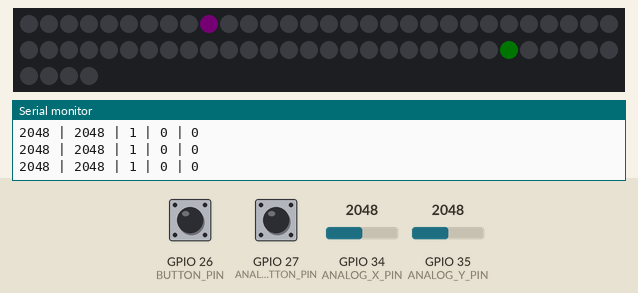
Bench run of a sketch on a simulated ESP32. Shown: 64 RGB LEDs in strip order, left to right, continuing on the next row, the last lines printed to the serial monitor. The inputs (shaded band) are chosen by the test bench; at power-on: GPIO 27 (ANALOG_BUTTON_PIN) HIGH, GPIO 26 (BUTTON_PIN) HIGH, GPIO 34 (ANALOG_X_PIN) = 2048, GPIO 35 (ANALOG_Y_PIN) = 2048. Dim RGB values are drawn brighter than linear.

Above: at 1.2 s.
1.3 s: GPIO 27 (ANALOG_BUTTON_PIN) pulled LOW for 0.15 s
At 2.37 s:
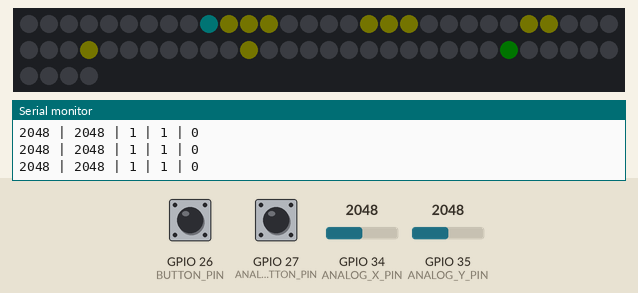
At 5.2 s:
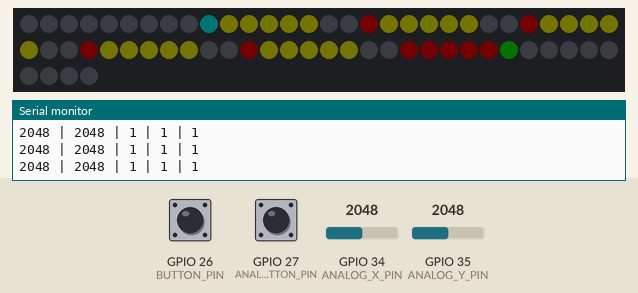
Timing chart, 0 to 6.7 s (numbered marks = the images above; inputs shaded):
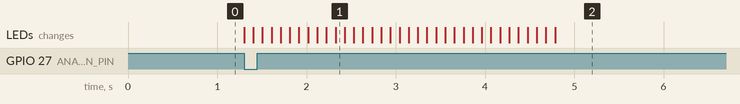

The sketch:

main.ino
```cpp
#include <Adafruit_NeoPixel.h>
#include <vector>
#include <algorithm>

#define MATRIX_PIN 33
#define ANALOG_X_PIN 34
#define ANALOG_Y_PIN 35
#define ANALOG_BUTTON_PIN 27
#define BUTTON_PIN 26

#define ROW 8
#define COL 8
#define STARTX 1
#define STARTY 1
#define GOALX  6
#define GOALY  6

Adafruit_NeoPixel matrix(ROW * COL, MATRIX_PIN, NEO_GRB + NEO_KHZ800);

bool goalReached = false;
bool run = false;
bool canPress = true;
bool canPressButton = true;

void setPixel(uint16_t x, uint16_t y, uint32_t color);

struct Node {
  Node* parent;
  uint16_t x, y, g, h, f;
  bool start, goal, solid, open, checked, path;

  Node()
      : parent(nullptr), x(0), y(0), g(0), h(0), f(0),
        start(false), goal(false), solid(false), open(false), checked(false), path(false) {}

  Node(uint16_t x, uint16_t y)
      : parent(nullptr), x(x), y(y), start(false), goal(false), solid(false), open(false), checked(false), path(false) {
        uint16_t xDistance = abs(x - STARTX);
        uint16_t yDistance = abs(y - STARTY);
        g = xDistance + yDistance;

        xDistance = abs(x - GOALX);
        yDistance = abs(y - GOALY);
        h = xDistance + yDistance;

        f = g + h;
      }
  bool operator==(const Node& other) const {
    return x == other.x && y == other.y;
  }
  void setAsStart(void) {
    start = true;
  }
  void setAsGoal(void) {
    goal = true;
  }
  void setAsSolid(void) {
    solid = true;
  }
  void unset(void) {
    start = false;
    goal = false;
    solid = false;
    open = false;
    checked = false;
    path = false;
  }

  void setAsOpen(void) {
    open = true;
  }
  void setAsChecked(void) {
    checked = true;
  }
  void setAsPath(void) {
    path = true;
  }
};

Node grid[(uint16_t)ROW][(uint16_t)COL];
Node* currentNode = &grid[STARTY][STARTX];
std::vector<Node*> openList;
std::vector<Node*> checkedList;

void setPixel(uint16_t x, uint16_t y, uint32_t color) {
  matrix.setPixelColor((y * (uint16_t)ROW)+x, color);
}

void resetMatrix(void) {
  goalReached = false;
  canPress = true;
  run = false;

  for (uint16_t y = 0; y < ROW; y++) {
    for (uint16_t x = 0; x < COL; x++) {
      grid[y][x] = Node(x, y);
    }
  }
  grid[STARTY][STARTX].setAsStart();
  grid[GOALY][GOALX].setAsGoal();

}

void setCursor(uint16_t x, uint16_t y) {
  setPixel(x, y, matrix.Color(255, 255, 255));
}

void openNode(Node& node) {
  if (!node.open && !node.checked && !node.solid) {
    node.setAsOpen();
    node.parent = currentNode;
    openList.push_back(&node);
  }
}

void trackPath(void) {
  Node* cur = &grid[GOALY][GOALX];
  while(cur->x != STARTX || cur->y != STARTY) {
    cur = cur->parent;
    if(cur->x != STARTX || cur->y != STARTY) {
      cur->setAsPath();
    }
  }
}

void search(void) {
  if (!goalReached) {
    uint16_t y = currentNode->y;
    uint16_t x = currentNode->x;

    currentNode->setAsChecked();
    checkedList.push_back(currentNode);
    openList.erase(std::remove(openList.begin(), openList.end(), currentNode), openList.end());

    if (y - 1 >= 0)  openNode(grid[y - 1][x]);
    if (y + 1 < ROW) openNode(grid[y + 1][x]);
    if (x - 1 >= 0)  openNode(grid[y][x - 1]);
    if (x + 1 < COL) openNode(grid[y][x + 1]);

    if (openList.empty()) return;

    uint16_t bestNodeIndex = 0;
    uint16_t bestNodeF = 999;

    for (size_t i = 0; i < openList.size(); i++) {
      if (openList[i]->f < bestNodeF) {
        bestNodeIndex = i;
        bestNodeF = openList[i]->f;
      } else if (openList[i]->f == bestNodeF) {
        if (openList[i]->g < openList[bestNodeIndex]->g)
          bestNodeIndex = i;
      }
    }

    currentNode = openList[bestNodeIndex];

    if (currentNode->x == GOALX && currentNode->y == GOALY) {
      goalReached = true;
      canPress = true;
      trackPath();
    }
  }
}

void setup() {
  Serial.begin(115200);
  pinMode(ANALOG_BUTTON_PIN, INPUT_PULLUP);
  pinMode(BUTTON_PIN, INPUT_PULLUP);

  matrix.begin();
  matrix.setBrightness(1);
  matrix.clear();

  resetMatrix();

  matrix.show();
}

void render(void) {
  for(uint16_t y = 0; y < ROW; y++) {
    for(uint16_t x = 0; x < COL; x++) {
      if(grid[y][x].start) {
        setPixel(x, y, matrix.Color(0, 200, 200));
      } else if(grid[y][x].goal) {
        setPixel(x, y, matrix.Color(0, 230, 0));
      } else if(grid[y][x].solid) {
        setPixel(x, y, matrix.Color(200, 200, 200));
      } else if(grid[y][x].path) {
        setPixel(x, y, matrix.Color(255, 0, 0));
      } else if(grid[y][x].checked) {
        if(!grid[y][x].start && !grid[y][x].goal) {
         setPixel(x, y, matrix.Color(255, 165, 0));
        }
      }
    }
  }
}

void softReset(void) {
  openList.clear();
  checkedList.clear();

  for(uint16_t y = 0; y < ROW; y++) {
    for(uint16_t x = 0; x < COL; x++) {
      if(grid[y][x].checked || grid[y][x].open) {
        if(!grid[y][x].start && !grid[y][x].goal){
          grid[y][x].unset();
          setPixel(x, y, 0);
        }else {
          grid[y][x].checked = false;
          grid[y][x].open = false;
        }
      }
    }
  }
}

int cursorX = 0;
int cursorY = 0;
bool canMoveX = true;
bool canMoveY = true;

void loop() {

  int cursorRawX = analogRead(ANALOG_X_PIN);
  int cursorRawY = analogRead(ANALOG_Y_PIN);
  int pressed = digitalRead(ANALOG_BUTTON_PIN);

  if(!pressed && canPress) {
      canPress = false;
      run = !run;
  }
  if(!pressed && goalReached) {
    ESP.restart();
  }

  Serial.print(cursorRawX);
  Serial.print(" | ");
  Serial.print(cursorRawY);
  Serial.print(" | ");
  Serial.print(pressed);
  Serial.print(" | ");
  Serial.print(run);
  Serial.print(" | ");
  Serial.println(goalReached);

  if(cursorRawX >= 240 && cursorRawX <= 270) canMoveX = true;
  if(cursorRawY >= 240 && cursorRawY <= 270) canMoveY = true;

  if(canMoveX && !run) {
    if(cursorRawX >= 2000) {
      setPixel(cursorX, cursorY, 0);
      cursorX++;
      if(cursorX > 7) cursorX = 7;
      canMoveX = false;
    } else if(cursorRawX <= 30) {
      setPixel(cursorX, cursorY, 0);
      cursorX--;
      if(cursorX < 0) cursorX = 0;
      canMoveX = false;
    }
  }
  if(canMoveY && !run) {
    if(cursorRawY >= 2000) {
      setPixel(cursorX, cursorY, 0);
      cursorY++;
      if(cursorY > 7) cursorY = 7;
      canMoveY = false;
    } else if(cursorRawY <= 30) {
      setPixel(cursorX, cursorY, 0);
      cursorY--;
      if(cursorY < 0) cursorY = 0;
      canMoveY = false;
    }
  }

  if(run) {
    setPixel(cursorX, cursorY, 0);
    search();
  }
  render();

  if(!run) {
    setPixel(cursorX, cursorY, matrix.Color(255, 0, 255));

    int button = digitalRead(BUTTON_PIN);
    if(button) canPressButton = true;
    if(!button && canPressButton) {
      canPressButton = false;
      if(grid[cursorY][cursorX].solid) {
        grid[cursorY][cursorX].unset();
      } else if(!grid[cursorY][cursorX].solid && !grid[cursorY][cursorX].start && !grid[cursorY][cursorX].goal) {
        grid[cursorY][cursorX].setAsSolid();
      }
    }
  }

  matrix.show();


  if(run) delay(100);

}
```

Measured:
- after the input at 1.3 s, the LEDs: first change at once (image 1 shows a later state)
